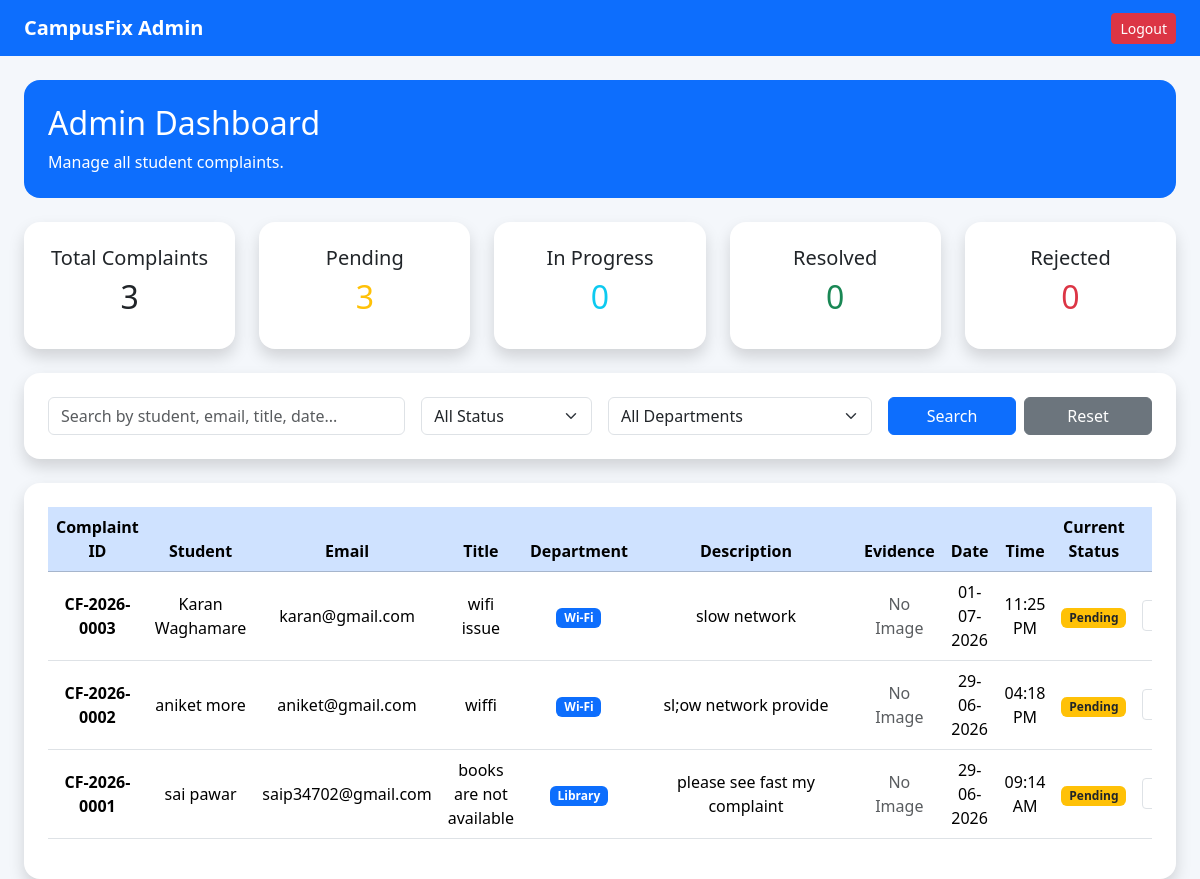
The app's page /admin_dashboard (signed in), older data.
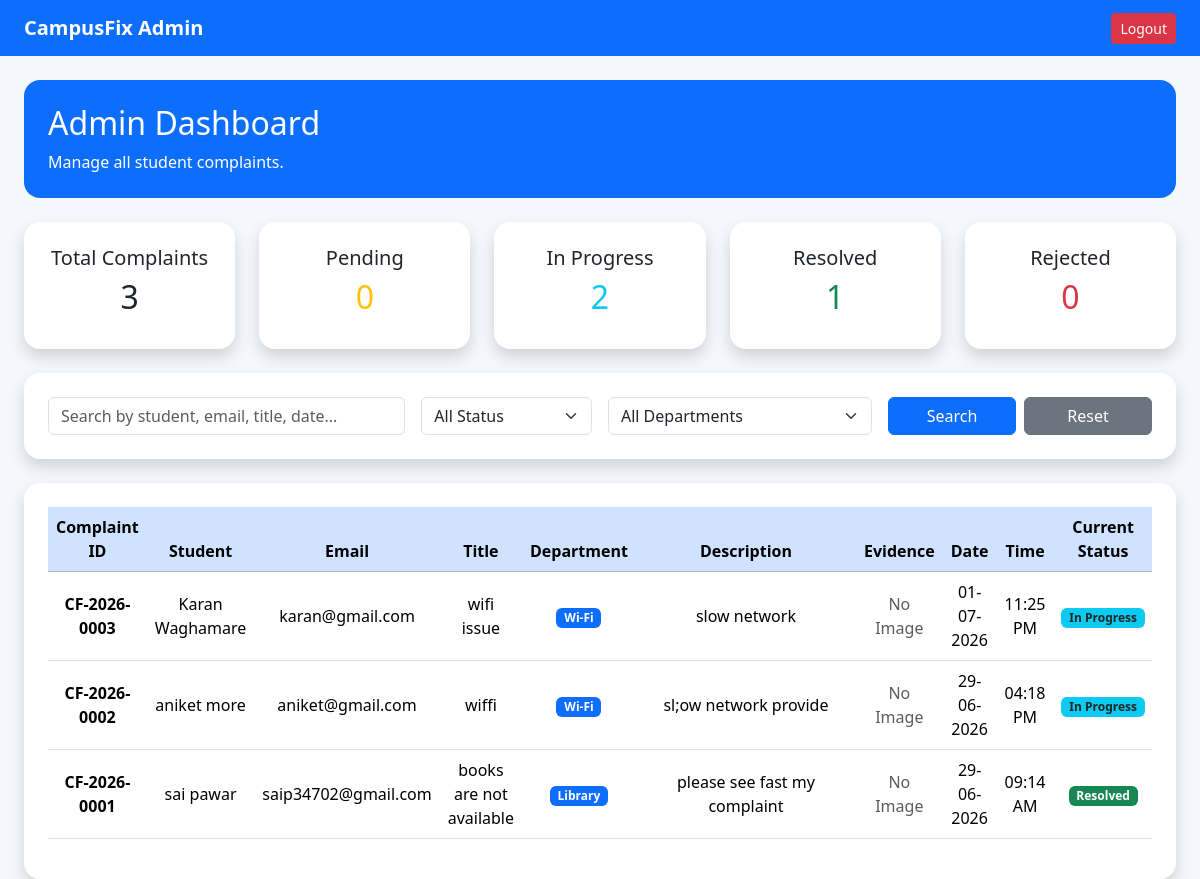
The same page, newer data.
### tables this page shows
CREATE TABLE complaints (
            id INTEGER PRIMARY KEY AUTOINCREMENT,
            student_name TEXT NOT NULL,
            email TEXT NOT NULL,
            title TEXT NOT NULL,
            department TEXT NOT NULL,
            description TEXT NOT NULL,
            image TEXT,
            status TEXT DEFAULT 'Pending',
            date TEXT,
            time TEXT
        );

### app.py (the view, shortened to what this page needs)
@app.route("/admin_dashboard")
def admin_dashboard():
    if "email" not in session:
        return redirect("/login")
    if session["role"] != "admin":
        return "Access Denied! Admin only."
    search = request.args.get("search", "")
    status_filter = request.args.get("status", "")
    department_filter = request.args.get("department", "")
    conn = sqlite3.connect("database.db")
    cursor = conn.cursor()
    query = "SELECT * FROM complaints WHERE 1=1"
    params = []
    if status_filter:
        query += " AND status=?"
        params.append(status_filter)
    if department_filter:
        query += " AND department=?"
        params.append(department_filter)
    query += " ORDER BY id DESC"
    cursor.execute(query, params)
    complaints = cursor.fetchall()
    cursor.execute("SELECT COUNT(*) FROM complaints")
    total_complaints = cursor.fetchone()[0]
    cursor.execute("SELECT COUNT(*) FROM complaints WHERE status='Pending'")
    pending_complaints = cursor.fetchone()[0]
    cursor.execute("SELECT COUNT(*) FROM complaints WHERE status='In Progress'")
    progress_complaints = cursor.fetchone()[0]
    cursor.execute("SELECT COUNT(*) FROM complaints WHERE status='Resolved'")
    resolved_complaints = cursor.fetchone()[0]
    cursor.execute("SELECT COUNT(*) FROM complaints WHERE status='Rejected'")
    rejected_complaints = cursor.fetchone()[0]
    cursor.execute("""
        SELECT department, COUNT(*)
        FROM complaints
        GROUP BY department
    """)
    department_data = cursor.fetchall()
    department_labels = [row[0] for row in department_data]
    department_counts = [row[1] for row in department_data]
    conn.close()
    return render_template(
        "admin_dashboard.html",
        complaints=complaints,
        total_complaints=total_complaints,
        pending_complaints=pending_complaints,
        progress_complaints=progress_complaints,
        resolved_complaints=resolved_complaints,
        rejected_complaints=rejected_complaints,
                search=search,
        status_filter=status_filter,
        department_filter=department_filter,
        department_labels=department_labels,
        department_counts=department_counts
    )

### templates/admin_dashboard.html (shortened to what this page needs)
<!DOCTYPE html>
<html lang="en">
<head>
    <link href="https://cdn.jsdelivr.net/npm/bootstrap@5.3.3/dist/css/bootstrap.min.css" rel="stylesheet">
</head>
<body style="background:#f4f7fb;">
<nav class="navbar navbar-dark bg-primary px-4">
    <a class="navbar-brand fw-bold" href="/admin_dashboard">CampusFix Admin</a>
    <a href="/logout" class="btn btn-danger btn-sm">Logout</a>
</nav>
<div class="container-fluid mt-4 px-4">
    <div class="bg-primary text-white p-4 rounded-4 mb-4">
        <h2>Admin Dashboard</h2>
        <p class="mb-0">Manage all student complaints.</p>
    </div>
    <div class="row g-4 mb-4">
        <div class="col-md">
            <div class="card shadow border-0 rounded-4 text-center p-4">
                <h5>Total Complaints</h5>
                <h2>{{ total_complaints }}</h2>
            </div>
        </div>
        <div class="col-md">
            <div class="card shadow border-0 rounded-4 text-center p-4">
                <h5>Pending</h5>
                <h2 class="text-warning">{{ pending_complaints }}</h2>
            </div>
        </div>
        <div class="col-md">
            <div class="card shadow border-0 rounded-4 text-center p-4">
                <h5>In Progress</h5>
                <h2 class="text-info">{{ progress_complaints }}</h2>
            </div>
        </div>
        <div class="col-md">
            <div class="card shadow border-0 rounded-4 text-center p-4">
                <h5>Resolved</h5>
                <h2 class="text-success">{{ resolved_complaints }}</h2>
            </div>
        </div>
        <div class="col-md">
            <div class="card shadow border-0 rounded-4 text-center p-4">
                <h5>Rejected</h5>
                <h2 class="text-danger">{{ rejected_complaints }}</h2>
            </div>
        </div>
    </div>
    <div class="card shadow border-0 rounded-4 p-4 mb-4">
        <form method="GET" action="/admin_dashboard" class="row g-3">
            <div class="col-md-4">
                <input type="text"
                       name="search"
                       class="form-control"
                       placeholder="Search by student, email, title, date..."
                       value="{{ search }}">
            </div>
            <div class="col-md-2">
                <select name="status" class="form-select">
                    <option value="">All Status</option>
                </select>
            </div>
            <div class="col-md-3">
                <select name="department" class="form-select">
                    <option value="">All Departments</option>
                </select>
            </div>
            <div class="col-md-3 d-flex gap-2">
                <button type="submit" class="btn btn-primary w-100">Search</button>
                <a href="/admin_dashboard" class="btn btn-secondary w-100">Reset</a>
            </div>
        </form>
    </div>
    <div class="card shadow border-0 rounded-4 p-4">
        <div class="table-responsive">
            <table class="table table-hover align-middle text-center">
                <thead class="table-primary">
                    <tr>
                        <th>Complaint ID</th>
                        <th>Student</th>
                        <th>Email</th>
                        <th>Title</th>
                        <th>Department</th>
                        <th>Description</th>
                        <th>Evidence</th>
                        <th>Date</th>
                        <th>Time</th>
                        <th>Current Status</th>
                        <th>Status Update</th>
                    </tr>
                </thead>
                <tbody>
                    {% for complaint in complaints %}
                    <tr>
                        <td><b>CF-2026-{{ "%04d"|format(complaint[0]) }}</b></td>
                        <td>{{ complaint[1] }}</td>
                        <td>{{ complaint[2] }}</td>
                        <td>{{ complaint[3] }}</td>
                        <td>
                            <span class="badge bg-primary">{{ complaint[4] }}</span>
                        </td>
                        <td style="min-width:220px;">{{ complaint[5] }}</td>
                        <td>
                            {% if complaint[6] %}
                                <img src="{{ url_for('static', filename='uploads/' + complaint[6]) }}"
                                     width="70"
                                     height="55"
                                     style="object-fit:cover;border-radius:10px; cursor:pointer;"
                                     data-bs-toggle="modal"
                                     data-bs-target="#imageModal{{ complaint[0] }}">
                                <div class="modal fade" id="imageModal{{ complaint[0] }}" tabindex="-1">
                                    <div class="modal-dialog modal-dialog-centered modal-lg">
                                        <div class="modal-content rounded-4">
                                            <div class="modal-header">
                                                <h5 class="modal-title">Complaint Evidence</h5>
                                                <button type="button" class="btn-close" data-bs-dismiss="modal"></button>
                                            </div>
                                            <div class="modal-body text-center">
                                                <img src="{{ url_for('static', filename='uploads/' + complaint[6]) }}"
                                                     class="img-fluid rounded-3">
                                            </div>
                                        </div>
                                    </div>
                                </div>
                            {% else %}
                                <span class="text-muted">No Image</span>
                            {% endif %}
                        </td>
                        <td>{{ complaint[8] }}</td>
                        <td>{{ complaint[9] }}</td>
                        <td>
                            {% if complaint[7] == "Pending" %}
                                <span class="badge bg-warning text-dark">Pending</span>
                            {% elif complaint[7] == "In Progress" %}
                                <span class="badge bg-info text-dark">In Progress</span>
                            {% elif complaint[7] == "Resolved" %}
                                <span class="badge bg-success">Resolved</span>
                            {% elif complaint[7] == "Rejected" %}
                                <span class="badge bg-danger">Rejected</span>
                            {% else %}
                                <span class="badge bg-secondary">{{ complaint[7] }}</span>
                            {% endif %}
                        </td>
                        <td>
                            <form method="POST"
                                  action="/update_status/{{ complaint[0] }}"
                                  class="d-flex gap-2 justify-content-center">
                                <select name="status" class="form-select form-select-sm" style="min-width:130px;">
                                    <option value="Pending" {% if complaint[7] == "Pending" %}selected{% endif %}>Pending</option>
                                </select>
                            </form>
                        </td>
                    </tr>
                    {% else %}
                    <tr>
                        <td colspan="12" class="text-muted py-4">
                            No complaints found.
                        </td>
                    </tr>
                    {% endfor %}
                </tbody>
            </table>
        </div>
    </div>
</div>
</body>
</html>

Row changes from the older to the newer data that the page shows:
changed complaints "Karan Waghamare": status "Pending" → (not shown); status "Pending" → "In Progress"
changed complaints "aniket more": status "Pending" → (not shown); status "Pending" → "In Progress"
changed complaints "sai pawar": status "Pending" → (not shown); status "Pending" → "Resolved"
Text that changed along with them:
{{ pending_complaints }}: "3" → "0"
{{ progress_complaints }}: "0" → "2"
{{ resolved_complaints }}: "0" → "1"
